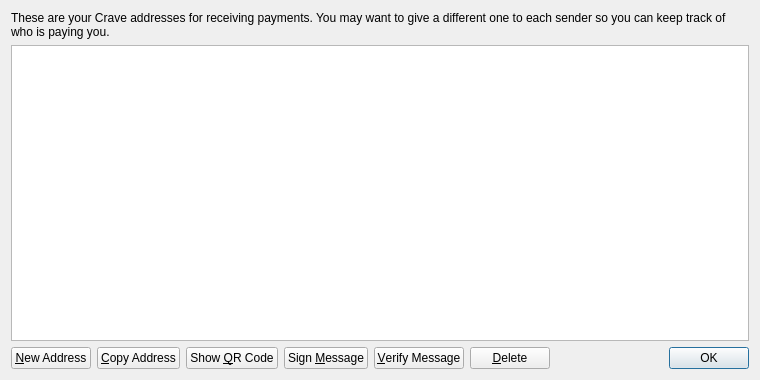
<?xml version="1.0" encoding="UTF-8"?>
<ui version="4.0">
 <class>AddressBookPage</class>
 <widget class="QWidget" name="AddressBookPage">
  <property name="geometry">
   <rect>
    <x>0</x>
    <y>0</y>
    <width>760</width>
    <height>380</height>
   </rect>
  </property>
  <property name="windowTitle">
   <string>Address Book</string>
  </property>
  <layout class="QVBoxLayout" name="verticalLayout">
   <item>
    <widget class="QLabel" name="labelExplanation">
     <property name="text">
      <string>These are your Crave addresses for receiving payments. You may want to give a different one to each sender so you can keep track of who is paying you.</string>
     </property>
     <property name="textFormat">
      <enum>Qt::PlainText</enum>
     </property>
     <property name="wordWrap">
      <bool>true</bool>
     </property>
    </widget>
   </item>
   <item>
    <widget class="QTableView" name="tableView">
     <property name="contextMenuPolicy">
      <enum>Qt::CustomContextMenu</enum>
     </property>
     <property name="toolTip">
      <string>Double-click to edit address or label</string>
     </property>
     <property name="tabKeyNavigation">
      <bool>false</bool>
     </property>
     <property name="selectionMode">
      <enum>QAbstractItemView::SingleSelection</enum>
     </property>
     <property name="selectionBehavior">
      <enum>QAbstractItemView::SelectRows</enum>
     </property>
     <property name="sortingEnabled">
      <bool>true</bool>
     </property>
     <attribute name="verticalHeaderVisible">
      <bool>false</bool>
     </attribute>
    </widget>
   </item>
   <item>
    <layout class="QHBoxLayout" name="horizontalLayout">
     <item>
      <widget class="QPushButton" name="newAddressButton">
       <property name="toolTip">
        <string>Create a new address</string>
       </property>
       <property name="text">
        <string>&amp;New Address</string>
       </property>
      </widget>
     </item>
     <item>
      <widget class="QPushButton" name="copyToClipboard">
       <property name="toolTip">
        <string>Copy the currently selected address to the system clipboard</string>
       </property>
       <property name="text">
        <string>&amp;Copy Address</string>
       </property>
      </widget>
     </item>
     <item>
      <widget class="QPushButton" name="showQRCode">
       <property name="text">
        <string>Show &amp;QR Code</string>
       </property>
      </widget>
     </item>
     <item>
      <widget class="QPushButton" name="signMessage">
       <property name="toolTip">
        <string>Sign a message to prove you own a Crave address</string>
       </property>
       <property name="text">
        <string>Sign &amp;Message</string>
       </property>
      </widget>
     </item>
     <item>
      <widget class="QPushButton" name="verifyMessage">
       <property name="toolTip">
        <string>Verify a message to ensure it was signed with a specified Crave address</string>
       </property>
       <property name="text">
        <string>&amp;Verify Message</string>
       </property>
      </widget>
     </item>
     <item>
      <widget class="QPushButton" name="deleteButton">
       <property name="toolTip">
        <string>Delete the currently selected address from the list</string>
       </property>
       <property name="text">
        <string>&amp;Delete</string>
       </property>
      </widget>
     </item>
     <item>
      <spacer name="horizontalSpacer">
       <property name="orientation">
        <enum>Qt::Horizontal</enum>
       </property>
       <property name="sizeHint" stdset="0">
        <size>
         <width>40</width>
         <height>20</height>
        </size>
       </property>
      </spacer>
     </item>
     <item>
      <widget class="QDialogButtonBox" name="buttonBox">
       <property name="sizePolicy">
        <sizepolicy hsizetype="Maximum" vsizetype="Fixed">
         <horstretch>0</horstretch>
         <verstretch>0</verstretch>
        </sizepolicy>
       </property>
       <property name="standardButtons">
        <set>QDialogButtonBox::Ok</set>
       </property>
      </widget>
     </item>
    </layout>
   </item>
  </layout>
 </widget>
 <resources>
  <include location="../bitcoin.qrc"/>
 </resources>
 <connections/>
</ui>
